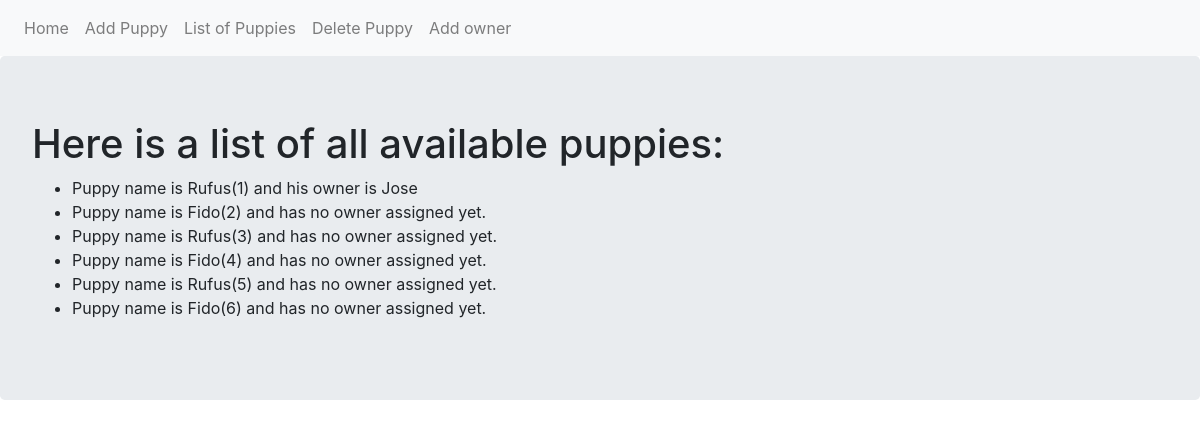
Page /list on the committed database.
### SQLinView/adoption_site.py (models this page shows, shortened)
class Puppy(db.Model):
    __tablename__ = 'puppies'
    id = db.Column(db.Integer, primary_key=True)
    name = db.Column(db.Text)
    owner = db.relationship('Owner', backref='puppy', uselist=False)
    def __repr__(self):
        if self.owner:
            return f"Puppy name is {self.name}({self.id}) and his owner is {self.owner.name}"
        else:
            return f"Puppy name is {self.name}({self.id}) and has no owner assigned yet."

class Owner(db.Model):
    __tablename__ = 'owners'
    id = db.Column(db.Integer, primary_key=True)
    name = db.Column(db.Text)
    puppy_id = db.Column(db.Integer, db.ForeignKey('puppies.id'))

### SQLinView/adoption_site.py (the view)
@app.route('/list')
def list_pup():
    puppies = Puppy.query.all()
    return render_template("list.html", puppies=puppies)

### SQLinView/templates/list.html
{% extends "base.html"  %}
{% block content  %}
    <div class="jumbotron">
        <h1>Here is a list of all available puppies: </h1>
        <ul>
            {% for pup in puppies %}
                <li>{{pup}}</li>
            {% endfor %}
        </ul>
    </div>
{% endblock %}

### SQLinView/templates/base.html (shortened to what this page needs)
<!DOCTYPE html>
<html lang="en">
<head>
    <link rel="stylesheet" href="https://stackpath.bootstrapcdn.com/bootstrap/4.1.3/css/bootstrap.min.css">
</head>
<body>
    <nav class="navbar navbar-expand-lg navbar-light bg-light">
        <div class="navbar-nav">
            <a class="nav-item nav-link" href="{{ url_for('index') }}">Home</a>
            <a class="nav-item nav-link" href="{{ url_for('add_pup') }}">Add Puppy</a>
            <a class="nav-item nav-link" href="{{ url_for('list_pup') }}">List of Puppies</a>
            <a class="nav-item nav-link" href="{{ url_for('del_pup') }}">Delete Puppy</a>
            <a class="nav-item nav-link" href="{{ url_for('add_owner') }}">Add owner</a>
        </div>
    </nav>
    {% block content %}
    {% endblock %}
</body>
</html>

### rows in the picture
Puppy: name+id "Puppy name is Rufus(1) and his owner is Jose"
Puppy: name+id "Puppy name is Fido(2) and has no owner assigned yet."
Puppy: name+id "Puppy name is Rufus(3) and has no owner assigned yet."
Puppy: name+id "Puppy name is Fido(4) and has no owner assigned yet."
Puppy: name+id "Puppy name is Rufus(5) and has no owner assigned yet."
Puppy: name+id "Puppy name is Fido(6) and has no owner assigned yet."
